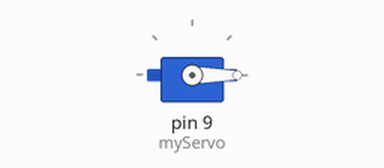
Bench run of a sketch on a simulated Arduino Uno, built with avr-gcc and run on an emulated ATmega328P. Parts: servo.

Above: at 0.07 s.
At 6.82 s:
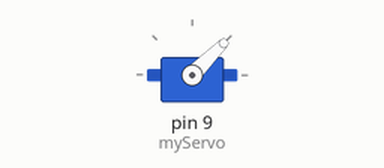
At 13.58 s:
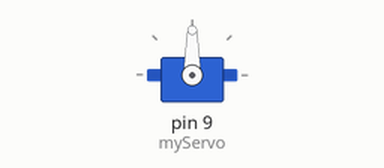
At 27.16 s:
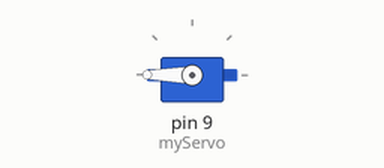
Timing chart, 0 to 40.0 s (numbered marks = the images above):
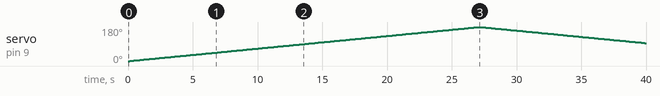

The sketch:

Servo.ino
```cpp
#include <Servo.h>  // include the servo library

Servo myServo;  // create servo object to control a servo
int pos = 0;    // variable to store the servo position
bool direction = true;

void setup() {
  myServo.attach(9);  // attaches the servo on pin 9 to the servo object
}

void loop() {
  if (pos <= 180 && direction == true) {
    myServo.write(pos);
    pos++;
    if (pos > 180) {
      direction = false;
    }
  }

  if (pos >= 0 && direction == false) {
    myServo.write(pos);
    pos--;
    if (pos < 0) {
      direction = true;
    }
  }

  delay(150);
}
```

Measured:
- by itself, servo on pin 9 (myServo): rises from 0° to 180° in 26.9 s, then falls to 95° in 12.9 s
